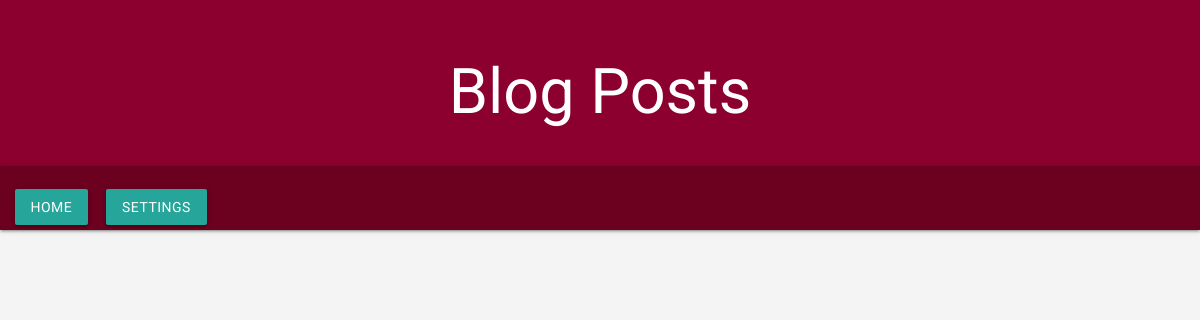
The page /blog/ on the database as committed earlier.
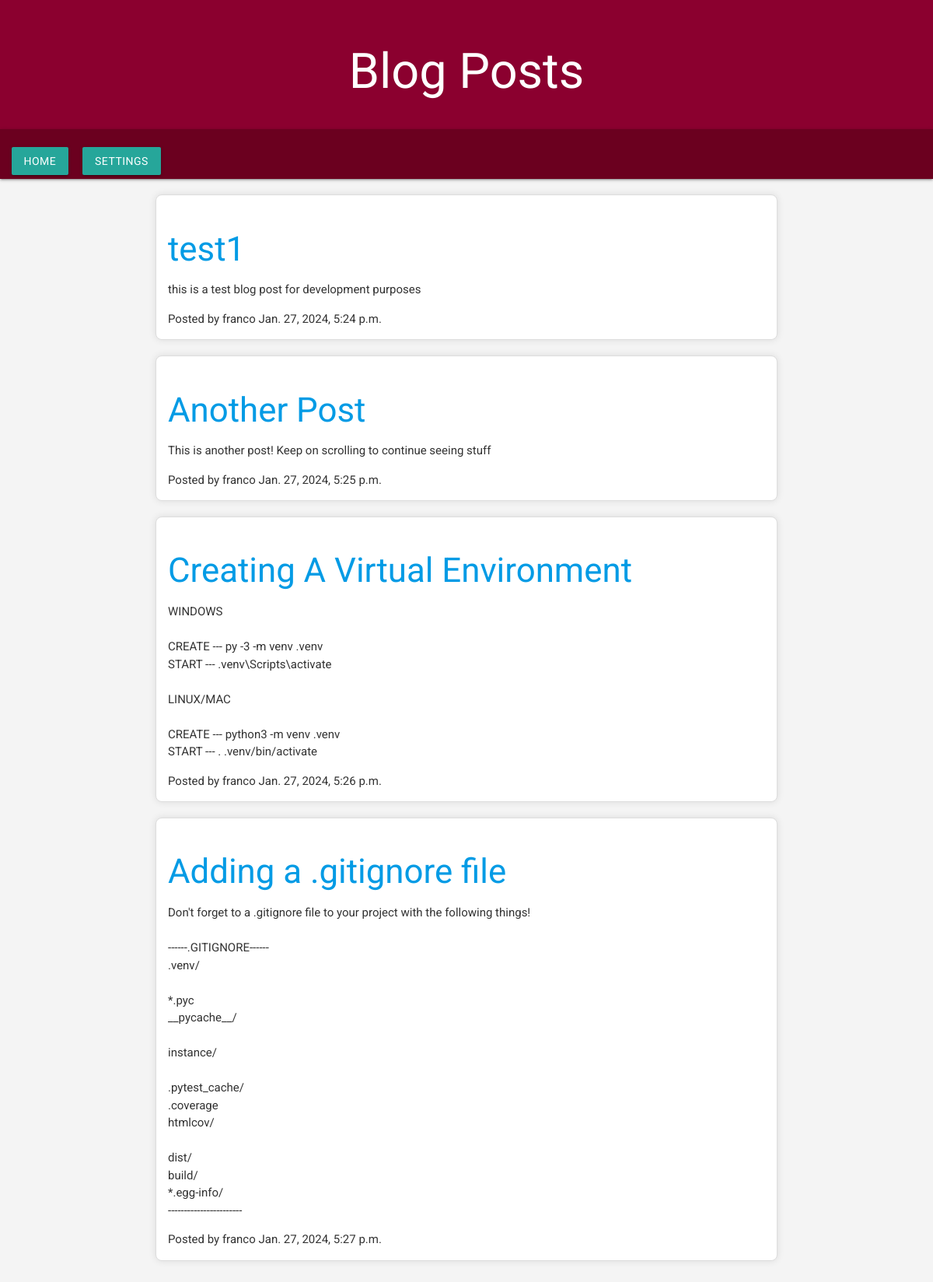
The same page on the database as committed later.
### blog/models.py (models this page shows, shortened)
class Post(models.Model):
    author = models.ForeignKey(settings.AUTH_USER_MODEL, on_delete=models.CASCADE)
    title = models.CharField(max_length=200)
    text = models.TextField()
    created_date = models.DateTimeField(default=timezone.now)
    published_date = models.DateTimeField(blank=True, null=True)

### blog/views.py (the view)
# urls.py: path('', views.post_list, name='post_list'),
def post_list(request):
    posts = Post.objects.filter(published_date__lte=timezone.now()).order_by('published_date')
    return render(request, 'blog/post_list.html', {'posts': posts})

### blog/templates/blog/post_list.html (shortened to what this page needs)
<!DOCTYPE html>
<html lang="en">
<head>
    <link rel="stylesheet" href="https://cdnjs.cloudflare.com/ajax/libs/materialize/1.0.0/css/materialize.min.css" />
</head>
<body>
    <header>
        <h1>Blog Posts</h1>
    </header>
    <nav>
        <a href="/" class="waves-effect waves-light btn">Home</a>
        <a href="#" class="waves-effect waves-light btn">Settings</a>
    </nav>
    <div class="container">
        {% for post in posts %}
            <div class="blog-post">
                <h3><a href="">{{ post.title }}</a></h3>
                <p>{{ post.text|linebreaksbr }}</p>
                <div class="user-details">
                    <span>Posted by {{ post.author }}</span>
                    <span>{{ post.published_date }} </span>
                </div>
            </div>
        {% endfor %}
    </div>
</body>
</html>

### blog/templates/blog/post_list.html (style rules this page uses)
body { font-family: 'Roboto', sans-serif; margin: 0; padding: 0; background-color: #f4f4f4; color: #333; }
header { background-color: #8b002f; color: #fff; padding: 1em; text-align: center; }
nav { background-color: #6b001f; padding: 0.5em; }
nav a { color: #fff; text-decoration: none; padding: 0.5em 1em; margin: 0 0.5em; border-radius: 4px; transition: background-color 0.3s ease; }
.container { max-width: 1200px; margin: 0 auto; padding: 20px; }
.blog-post { background-color: #fff; border: 1px solid #ddd; border-radius: 8px; overflow: hidden; box-shadow: 0 0 10px rgba(0, 0, 0, 0.1); padding: 15px; margin-bottom: 20px; }

Rows that differ between the two databases and show on the page:
added Post: title "test1", text "this is a test blog post for development purposes", author "franco", published_date "Jan. 27, 2024, 5:24 p.m."
added Post: title "Another Post", text "This is another post! Keep on scrolling to continue seeing stuff", author "franco", published_date "Jan. 27, 2024, 5:25 p.m."
added Post: title "Creating A Virtual Environment", text "WINDOWS CREATE --- py -3 -m venv .venv START --- .venv\\Scripts\\activate LINUX/MAC CREATE --- python3 -m venv .venv START --- . .venv/bin/activate", author "franco", published_date "Jan. 27, 2024, 5:26 p.m."
added Post: title "Adding a .gitignore file", text "Don't forget to a .gitignore file to your project with the following things! ------.GITIGNORE------ .venv/ *.pyc __pycache__/ instance/ .pytest_cache/ .coverage htmlcov/ dist/ build/ *.egg-info/ -----------------------", author "franco", published_date "Jan. 27, 2024, 5:27 p.m."
